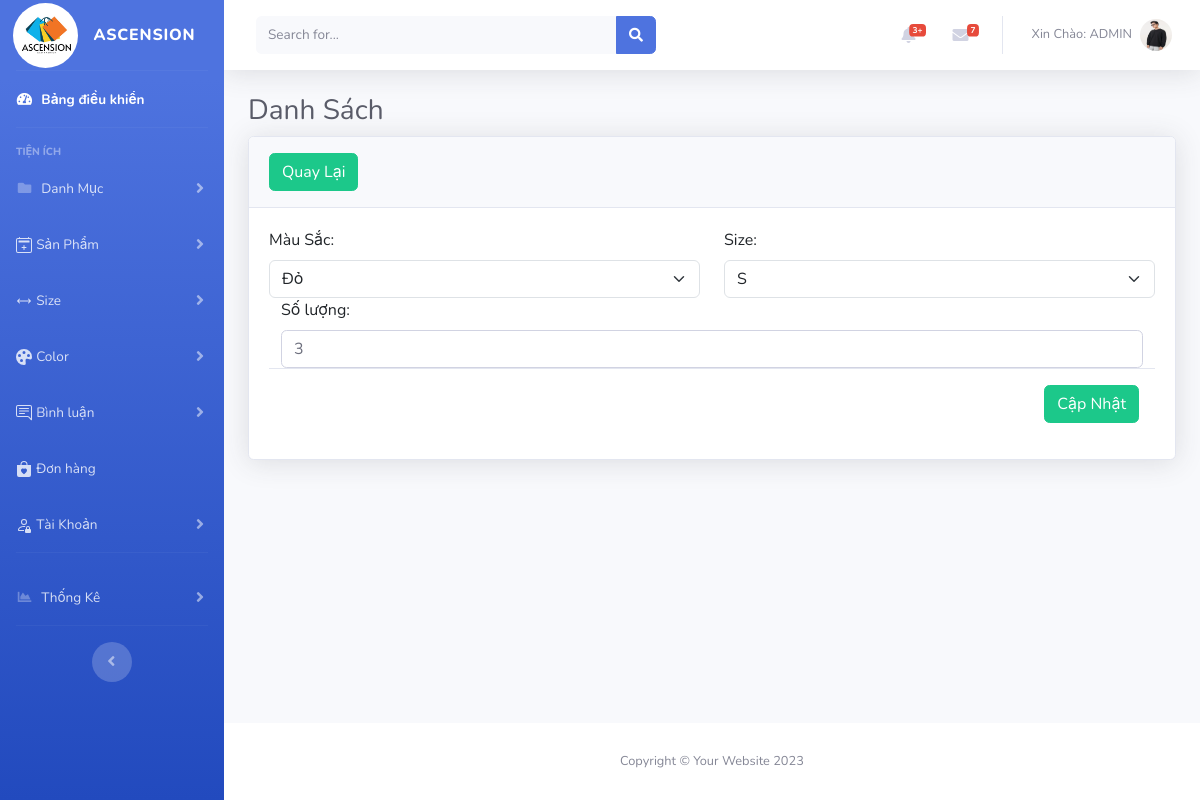
The page /admin/index.php?act=suabt&idsp=7&idbt=21 (signed in) on the database its author committed.
### tables this page shows
CREATE TABLE `sanpham_bienthe` (
  `id_spbt` int(11) NOT NULL,
  `id_color` int(11) NOT NULL,
  `id_size` int(11) NOT NULL,
  `id_sp` int(11) NOT NULL,
  `soluong` int(11) NOT NULL DEFAULT 0
);

CREATE TABLE `color` (
  `id_color` int(11) NOT NULL,
  `name_color` varchar(255) NOT NULL,
  `mau` varchar(255) NOT NULL
);

CREATE TABLE `size` (
  `id_size` int(11) NOT NULL,
  `name_size` varchar(255) NOT NULL
);

### model/pdo.php (called while the page is built, shortened)
<?php
function pdo_get_connection(){
    $dburl = "mysql:host=127.0.0.1;dbname=duan1;charset=utf8";
    $username = 'root';
    $password = '';
    $conn = new PDO($dburl, $username, $password);
    $conn->setAttribute(PDO::ATTR_ERRMODE, PDO::ERRMODE_EXCEPTION);
    return $conn;
}
function pdo_query($sql){
    $sql_args = array_slice(func_get_args(), 1);
    try{
        $conn = pdo_get_connection();
        $stmt = $conn->prepare($sql);
        $stmt->execute($sql_args);
        $rows = $stmt->fetchAll();
        return $rows;
    }
    catch(PDOException $e){
        throw $e;
    }
    finally{
        unset($conn);
    }
}
function pdo_query_one($sql){
    $sql_args = array_slice(func_get_args(), 1);
    try{
        $conn = pdo_get_connection();
        $stmt = $conn->prepare($sql);
        $stmt->execute($sql_args);
        $row = $stmt->fetch(PDO::FETCH_ASSOC);
        return $row;
    }
    catch(PDOException $e){
        throw $e;
    }
    finally{
        unset($conn);
    }
}

### model/sanpham.php (called while the page is built, shortened)
<?php
function load_one_bt($id)
{
  $sql = "SELECT * FROM `sanpham_bienthe` WHERE `id_spbt`='$id'";
  $bt =  pdo_query_one($sql);
  return $bt;
}

### model/color.php (called while the page is built, shortened)
<?php
function LoadAll_color()
{
  $sql = "SELECT * FROM color ";
  $dm = pdo_query($sql);
  return $dm;
}

### model/size.php (called while the page is built, shortened)
<?php
function LoadAll_size()
{
  $sql = "SELECT * FROM size ";
  $dm = pdo_query($sql);
  return $dm;
}

### admin/sanpham/suabt.php (the view, shortened to what this page needs)
<div class="container-fluid">
    <h1 class="h3 mb-2 text-gray-800">Danh Sách</h1>
    <div class="card shadow mb-4">
        <div class="card-header py-3">
            <a class="btn btn-success" href="?act=editsp&idsp=<?= $btsp['id_sp'] ?>">Quay Lại</a>
        </div>
        <div class="card-body">
            <form action="?act=suabt" method="post">
                <div class="row">
                    <div class="col">
                        <label name="mau_sac" class="form-label">Màu Sắc:</label>
                        <select class="form-select" name="mau_sac">
                            <?php foreach ($color as $key => $value) : ?>
                                <option value="<?= $value['id_color'] ?>" <?= ($btsp['id_color']) == $value['id_color'] ? 'selected' : '' ?>><?= $value['name_color'] ?></option>
                            <?php endforeach ?>
                        </select>
                    </div>
                    <div class="col">
                        <label for="email" class="form-label">Size:</label>
                        <select class="form-select" name="kich_co">
                            <?php foreach ($size as $key => $value) : ?>
                                <option value="<?= $value['id_size'] ?>" <?= ($btsp['id_size']) == $value['id_size'] ? 'selected' : '' ?>><?= $value['name_size'] ?></option>
                            <?php endforeach ?>
                        </select>
                    </div>
                </div>
                <div class="col">
                    <label name="mau_sac" class="form-label">Số lượng:</label>
                    <input type="number" class="form-control" placeholder="Số lượng sản phẩm" value="<?= $btsp['soluong'] ?>" name="soluong">
                </div>
                <div class="modal-footer">
                    <input type="submit" class="btn btn-success" data-bs-dismiss="modal" name="bienthe" value="Cập Nhật">
                </div>
            </form>
        </div>
    </div>
</div>

### rows shown on the page
sanpham_bienthe: mau_sac "Đỏ", kich_co "S", soluong "3"

### other values the page prints
$_SESSION['username']['name_tk'] "ADMIN"
